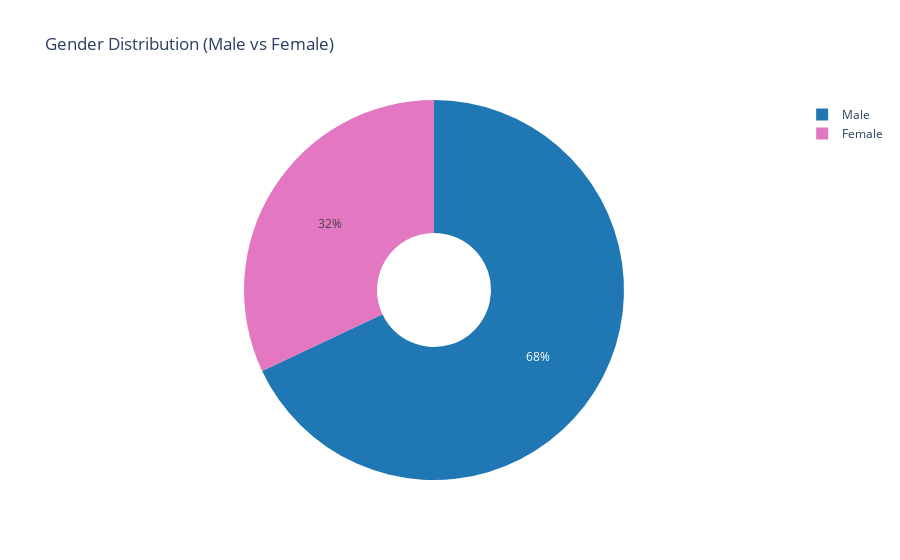

Notebook code cell kept with this figure:
### Code cell
import plotly.express as px

# حساب عدد كل نوع
gender_counts = df["Gender"].value_counts().reset_index()
gender_counts.columns = ["Gender", "Count"]

# رسم الـ Pie Chart
fig = px.pie(
    gender_counts,
    names="Gender",
    values="Count",
    title="Gender Distribution (Male vs Female)",
    hole=0.3,  # اختيارى.. بيعمل شكل Doughnut
    color="Gender",
    color_discrete_map={
        "Male": "#1f77b4",
        "Female": "#e377c2"
    }
)

fig.show()

### Figure 1 — Plotly figure (JSON) as saved in the notebook; plotly's stock layout.template omitted (floating-point values rounded to 4 significant figures)
{"data": [{"customdata": [["Male"], ["Female"]], "domain": {"x": [0, 1], "y": [0, 1]}, "hole": 0.3, "hovertemplate": "Gender=%{customdata[0]}<br>Count=%{value}<extra></extra>", "labels": ["Male", "Female"], "legendgroup": "", "marker": {"colors": ["#1f77b4", "#e377c2"]}, "name": "", "showlegend": true, "type": "pie", "values": [2652, 1248]}], "layout": {"legend": {"tracegroupgap": 0}, "title": {"text": "Gender Distribution (Male vs Female)"}}}
